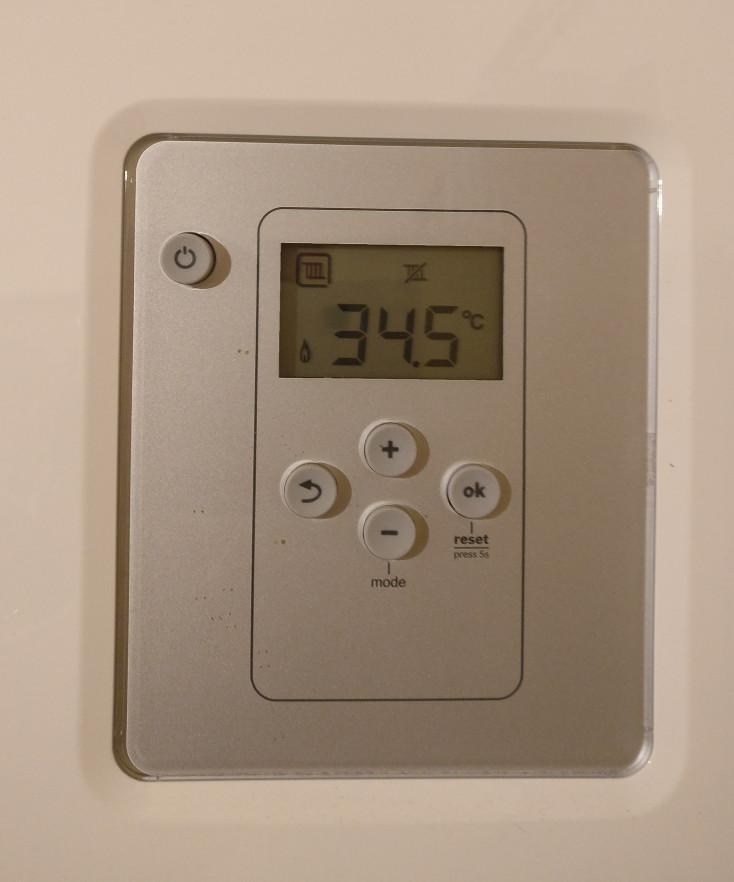
#> input picture oars_pkg/scripts/display_recognition/example.jpg, 734 x 882 px, given in place of the camera
$ python boat_vision.py   (older library calls are emulated)
#> lines starting #> are read from the running program, lines starting #| are printed output that depends on the picture; after the words box and inside, x2 and y2 are one past the last pixel; in counts of white or black regions, pixels touching at a corner belong together
#> in main, frame is the input picture: shape (882, 734, 3); mean B, G, R 129, 147.5, 166.8
import cv2
import numpy as np
import sys


def to_greyscale(image):
	return cv2.cvtColor(image, cv2.COLOR_RGB2GRAY)

def to_boogie_wonderland(image):
	ret,thresh = cv2.threshold(image,127,255,2)
	return thresh

def find_contours_binary(image):
	grey = cv2.cvtColor(image, cv2.COLOR_RGB2GRAY)
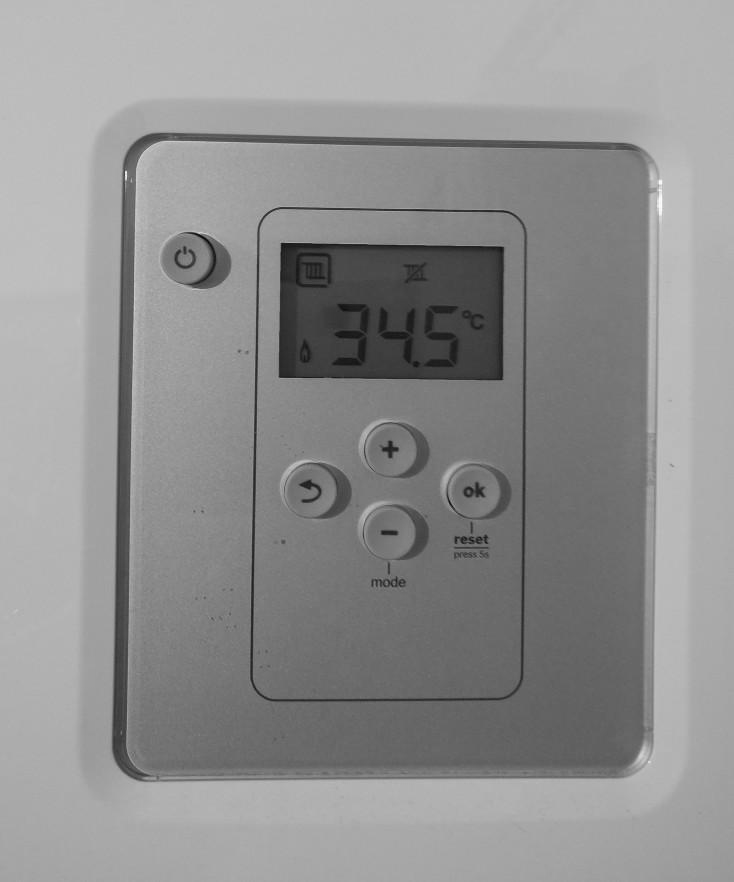
#> grey: shape (882, 734); min 5, max 251, mean 144.2
	ret, thresh = cv2.threshold(grey,127,255,cv2.THRESH_BINARY)
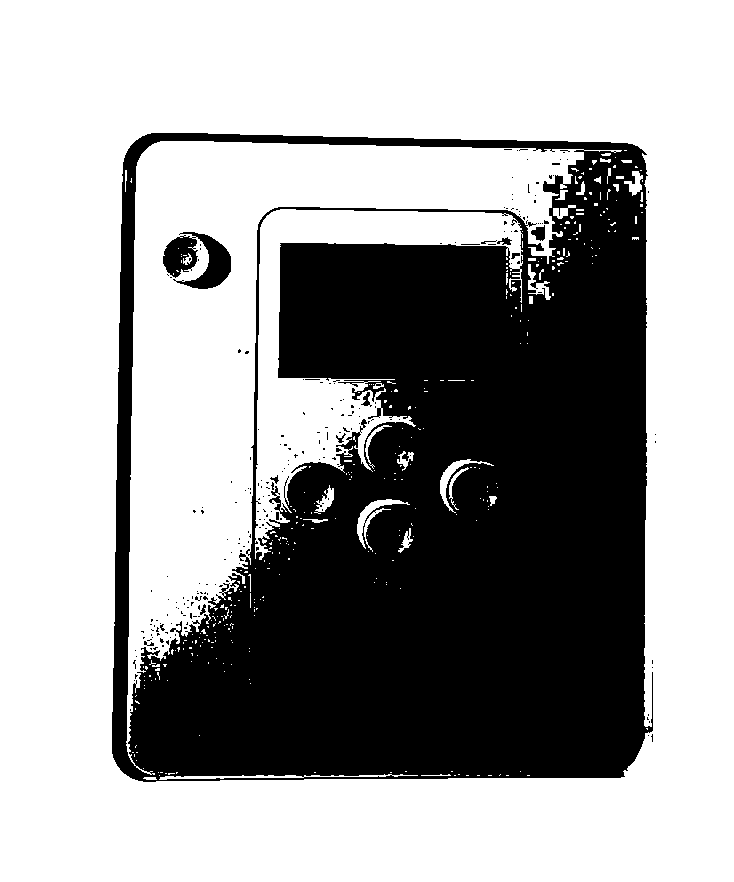
#> thresh: shape (882, 734); 63.9% white; 227 black regions (215 under 20 px)
	contours,h = cv2.findContours(thresh,1,2)
#> contours = 656 contours, 600 with area under 20; largest, box (x1, y1, x2, y2) and area: (0, 0, 734, 882) 645773, (111, 132, 654, 783) 339290, (126, 141, 622, 775) 78472, (255, 209, 523, 560) 22526, (175, 231, 232, 290) 1402; h = 656 rows, first 6: [1, -1, -1, -1], [2, 0, -1, -1], [3, 1, -1, -1], [4, 2, -1, -1], [5, 3, -1, -1], [6, 4, -1, -1]
	for cnt in contours:
			cv2.drawContours(grey,[cnt],0,255,2)
#> this loop made 656 passes
#> cnt on passes 2 to 4: [[527, 775], [529, 775]], [[506, 775], [508, 775]], [[488, 775], [491, 775]]
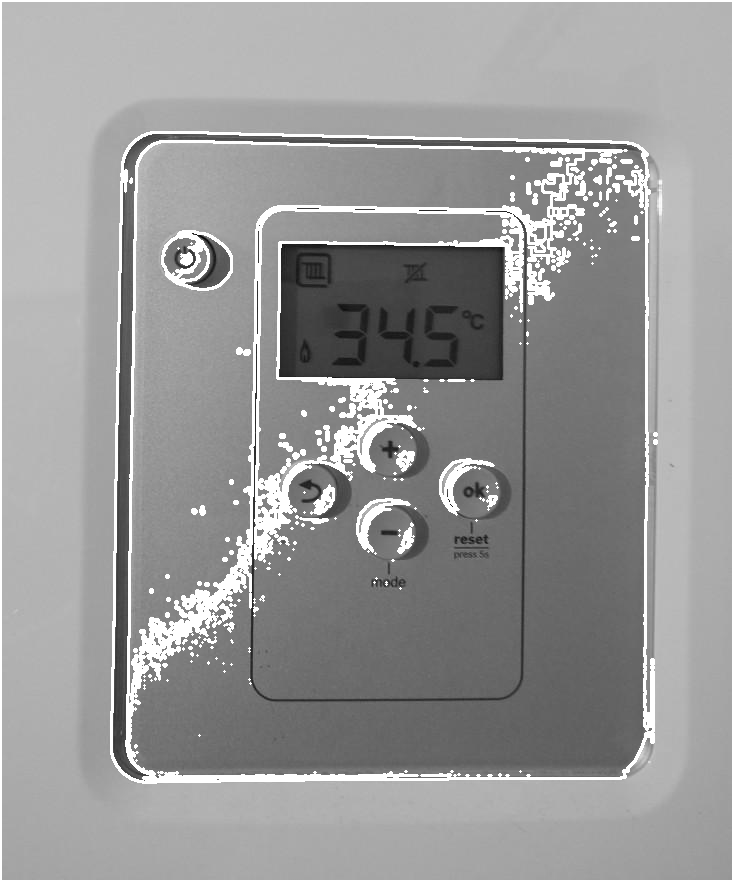
#> grey: shape (882, 734); 7.26% of pixels changed, all inside (x1, y1, x2, y2) = (0, 0, 734, 882)
#> in to_boogie_wonderland, `ret,thresh = cv2.threshold(image,127,255,2)`:
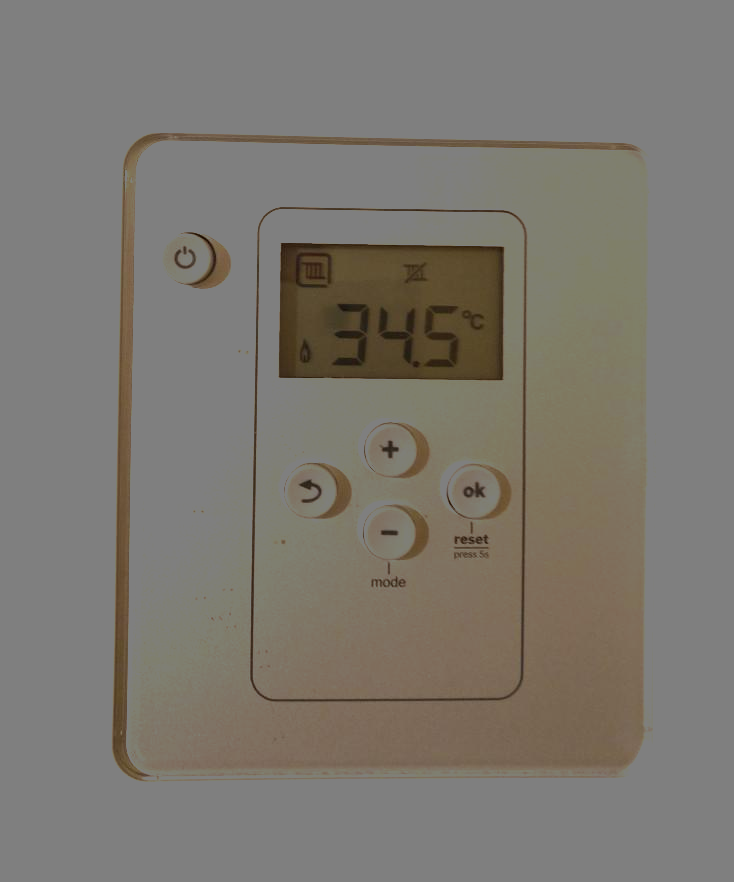
#> thresh: shape (882, 734, 3); mean B, G, R 111.9, 119.4, 123.7
	return grey

def avg_distance(input_image, original):
    ''' Returns 100 - hamming distance between two images. It's a lot like a percentage
    	match, but actually nothing like that.'''
    orb = cv2.ORB()
    kp1, des1 = orb.detectAndCompute(input_image, None)
#> kp1 = 500 keypoints; strongest (x, y, size): (282, 243, 31), (282, 244, 37.2), (126, 172, 31), (282, 245, 64.3)
    kp2, des2 = orb.detectAndCompute(original, None)
#> kp2 = (); des2 = None

    bf = cv2.BFMatcher(cv2.NORM_HAMMING, crossCheck = True)
#> (the run stopped early here; a loop or call above may not have finished)
